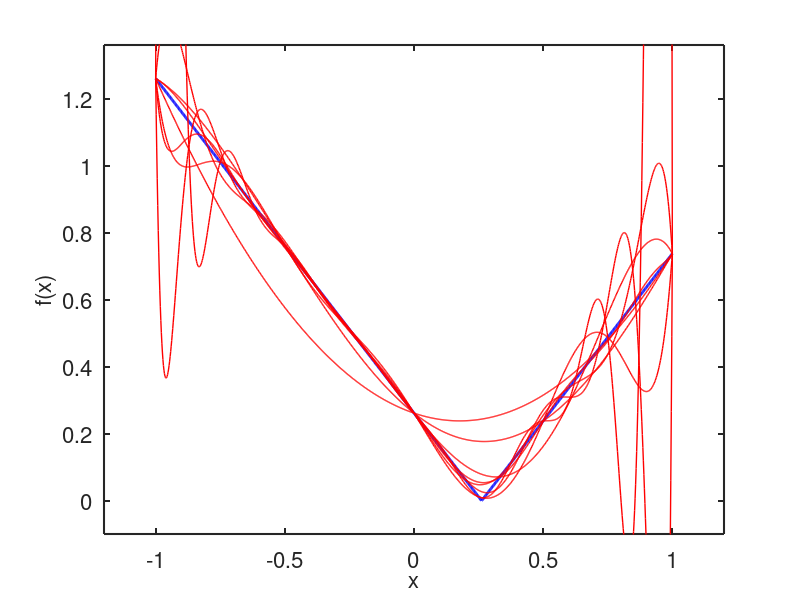
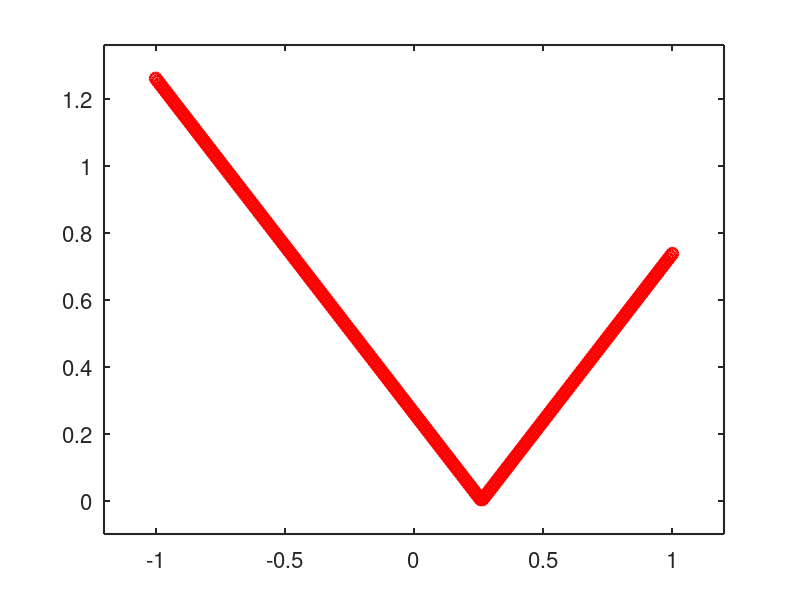
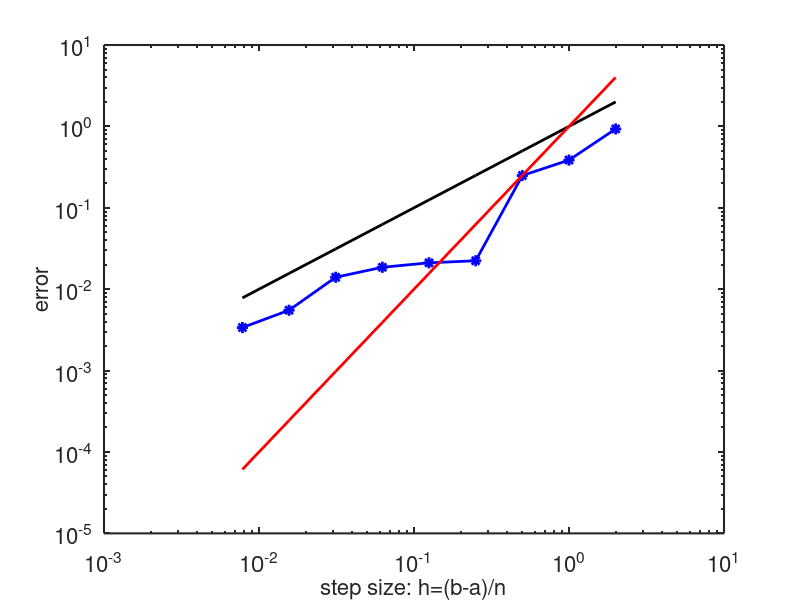

Source code (MATLAB) for these figures, in order: (Note: this script raises an error after producing the figures.)
%% Exercise 8.6
clc; clear; close all
%% 1)
% Setting the function and its visualization
a = -1; b = 1;
f = @(x) abs(x - pi/12); 

xx = linspace(a, b, 1000);
fxx = f(xx);

figure("Name","Runge's phenomenon")
% matrix of plots: one row, two columns, first subplot
hold on, box on
plot(xx, fxx, 'b-', 'LineWidth',2)
set(gca,'FontSize',16)
set(gca,'LineWidth',1.5)
xlabel('x','FontSize',16)
ylabel('f(x)','FontSize',16)

% a) The interpolating polynomials Π n f (x ) using equally
% spaced nodes show the Runge’s phenomenon

for k = 2:2:16
  x = linspace(a, b, k+1);
  fx = f(x);
  coef = polyfit(x, fx, k);
  yy = polyval(coef, xx);
  plot(xx, yy, 'r-', 'LineWidth',1)
  axis([a-0.2 b+0.2 -0.1+min(f(xx)) 0.1+max(f(xx))])
  pause(1.5)
end

% The interpolation polynomials approach the function in the middle of the 
% interval, but close to the boundaries increasing oscillations appears.

%% 2)
% Computation of the piecewise linear interpolation (interp1 command)
% and calculation of the convergence order ( f(x) is not C2(I) function!!)

% clear all
a = -1; b = 1;
f = @(x) abs(x - pi/12); 
x_plot = linspace(a, b, 1000);

% Number of subintervals: 2^k
% n_vect = [1 2 4 8 16 32];
n_vect = [1 2 4 8 16 32 64 128 256];

figure
for i = 1:numel(n_vect)
  n = n_vect(i)
  x = linspace(a, b, n+1);
  y = f(x);
  y_plot = interp1(x, y, x_plot);
  plot(x_plot, f(x_plot), 'k-', x_plot, y_plot, 'r-', x, y, 'ro', 'LineWidth', 2, 'MarkerSize', 8)
  axis([a-0.2 b+0.2 -0.1+min(f(x_plot)) 0.1+max(f(x_plot))])
  set(gca,'FontSize', 16)
  set(gca,'LineWidth', 1.5)
  
  %error(i) = max(abs(f(x_plot) - y_plot));
  error(i) = norm((f(x_plot) - y_plot),'inf');
  %pause
end

% determination of the element width
H = (b-a)./n_vect;

% Are 32 subintervals enought to grafically assess 
% the convergence order?

figure
% the dash after the color and the markersize denotes
% points linked by lines
loglog(H, error, 'b*-', 'LineWidth', 2, 'MarkerSize', 8)
hold on, box on 
% linear order
loglog(H, H, 'k-', 'LineWidth', 2)
hold on, box on
% quadratic order
loglog(H, H.^2, 'r-', 'LineWidth', 2)
%axis([0.7 600 1e-4 3])
set(gca,'FontSize',16)
set(gca,'LineWidth',1.5)
xlabel('step size: h=(b-a)/n','FontSize',16)
ylabel('error','FontSize',16)
legend('error', 'O(h)', 'O(h^2)', 'Location', 'ne');

% A second order convergence cannot be expected, since the function is not smooth enough.
% Calculation of the convergence order
p = -diff(log(error)) / log(2)

%% c) Interpolate the function using a piecewise cubic spline (spline
% command) with n = 1, 2, 4, 8, 16, 32 elements.
n_vect = [1 2 4 8 16 32];
figure
for (i = 1:numel(n_vect))
  n = n_vect(i)
  x = linspace(a, b, n+1);
  y = f(x);
  y_plot = spline(x, y, x_plot);
  plot(x_plot, f(x_plot), 'b-', x_plot, y_plot, 'r-', x, y, 'ro', 'LineWidth', 2, 'MarkerSize', 8)
  axis([a-0.2 b+0.2 -0.1+min(f(x_plot)) 0.1+max(f(x_plot))])
  set(gca,'FontSize', 16)
  set(gca,'LineWidth', 1.5)
  pause(1.5)
end

%% d) EXTRA- Interpolation of the points generated with the above function with nodes n = 10
% and using the least square approach with varying the degree of the interpolant.

% close all
%{
a = -1; b = 1;
f = @(x) abs(x - pi/12); 
x_plot = linspace(a, b, 1000);
x_nodes = linspace(a, b, 10);
y_nodes = f(x_nodes);

figure
plot(x_nodes, y_nodes, 'rO');
hold on;

for ii = 4:8
    v = polyfit(x_nodes, y_nodes, ii);
    y_plot = polyval(v, x_plot);
    plot(x_plot, y_plot)
    pause(2)
end

figure
plot(x_nodes, y_nodes, 'rO');
hold on;
v = polyfit(x_nodes, y_nodes, 9);
y_plot = polyval(v, x_plot);
plot(x_plot, y_plot)
%}
